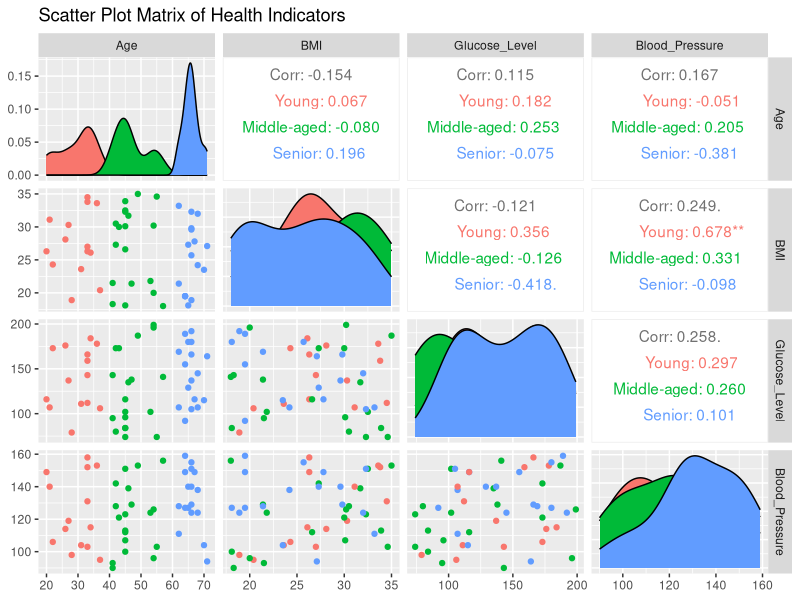

The R source for this figure:
print("23BAD119")
library(GGally)
library(ggplot2)
health_data <- read.csv("3.healthcare_data.csv")
health_data$Age_Group <- cut(
  health_data$Age,
  breaks = c(0, 40, 60, 100),
  labels = c("Young", "Middle-aged", "Senior")
)
ggpairs(
  health_data,
  columns = c("Age", "BMI", "Glucose_Level", "Blood_Pressure"),
  aes(color = Age_Group),
  title = "Scatter Plot Matrix of Health Indicators")